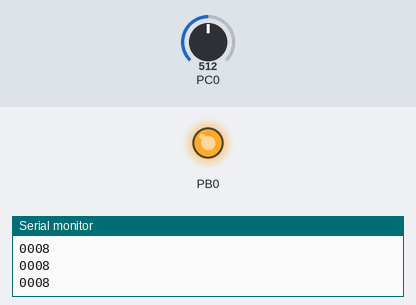
A program run on a simulated ATmega328P, built with avr-gcc and emulated at 16 MHz (the files do not name the chip). Shown: output pins drawn as LEDs (lit = HIGH), the last lines printed to the serial monitor. Inputs (shaded band) come from the test bench; at power-on: PC0 = 512.

Above: at 1.2 s.
1.3 s: PC0 set to 622
2.8 s: PC0 set to 657
At 3.9 s:
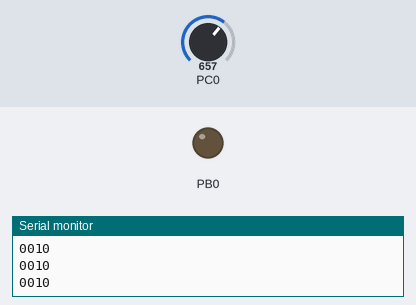
4.3 s: PC0 set to 511
At 4.9 s:
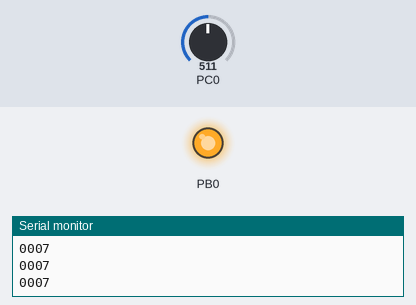
5.8 s: PC0 set to 716
At 7.2 s:
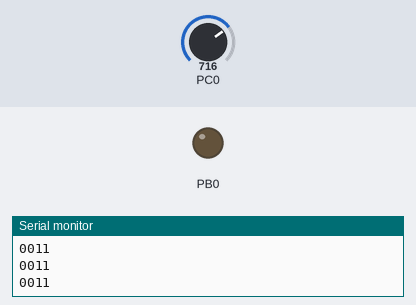
Timing chart, 0 to 8.3 s (numbered marks = the images above; inputs shaded):
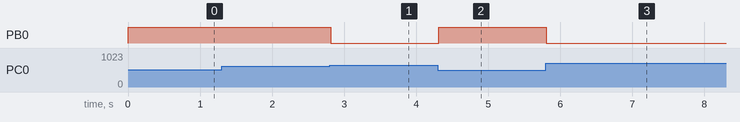

Measured:
- the behaviour switches between 639 and 640 on PC0 (found by bisection; images 0 and 1)
- after the input at 2.8 s, PB0: HIGH → LOW at once
- after the input at 4.3 s, PB0: LOW → HIGH at once
- after the input at 5.8 s, PB0: HIGH → LOW at once

The program:

main.c
```c
/*
 */

#define F_CPU 16000000UL

#include <avr/io.h>
#include <avr/delay.h>
#include <stdio.h>
#include "uart.h"

void adc_init (unsigned char channel)
{
    // 기준 전압 선택
    ADMUX |= 0x40;

    // 분주비
    ADCSRA |= 0x07;
    // ADC 활성화
    ADCSRA |= 0x80; // (1 << ADEN)
    // 트리거 설정 (자동 트리거)
    ADCSRA |= 0x20;

    // 변환 채널 선택
    ADMUX |= ((ADMUX & 0xE0) | channel);
    // ADC 변환 시작
    ADCSRA |= 0x40;
}

int read_adc (void)
{
    while (!(ADCSRA & 0x10))
    {
    ;
    }

    return ADC;
}

void int_to_string (int n, char *buf)
{
    sprintf(buf, "%04d", n);
    buf[4] = '\0';
}

int main(void)
{

    // Insert code

    int read;
    char buf[5];

    uart_init();
    adc_init(0);

    DDRB |= (1<<0);


    while(1)
    {
        read = (read_adc() >> 6);
        int_to_string(read, buf);
        uart_string_trans(buf);
        uart_string_trans("\n\r\0");
        if(read < 10)
        {
            PORTB |= (1 << 0);
        }
        else
            PORTB &= ~(1 << 0);
    }

    return 0;
}
```

uart.c
```c
#define F_CPU   16000000UL

#include "uart.h"

#define sbi(PORTX, BITX)    (PORTX |= (1 << BITX))
#define cbi(PORTX, BITX)    (PORTX &= ~(1 << BITX))

#define UART_BUF            (10)

// PC 와 보드가 양방향 통신을 수행할 수 있는 상태가 됨
void uart_init (void)
{
    //sbi (UCSR0A, U2X0)
    UCSR0A |= (1 << U2X0);

    UBRR0H = 0x00;
    UBRR0L = 207;

    UCSR0C |= 0x6;

    UCSR0B |= (1 << RXEN0);
    UCSR0B |= (1 << TXEN0);
    //sbi (UCSR0B, RXEN0);
    //sbi (UCSR0B, TXEN0);
}

unsigned char uart_recv (void)
{
    while (!(UCSR0A & (1 << RXC0)))
    {
        ;
    }

    return UDR0;
}

void uart_trans (char data)
{
    while (!(UCSR0A & (1 << UDRE0)))
    {
        ;
    }

    UDR0 = data;
}

void uart_string_trans (char *str)
{
    while (*str != '\0')
    {
        uart_trans(*str);
        str++;
    }
}

void uart_print (char *name, long val)
{
    char debug_buf[UART_BUF] = { '\0' };

    uart_string_trans(name);
    uart_string_trans(" = ");

    itoa((val), debug_buf, UART_BUF);
    uart_string_trans(debug_buf);
    uart_string_trans("\n");
}

int usart_tx_char (char ch, FILE *fp)
{
    return 0;
}

void uart_print_8bit_num (uint8_t no)
{
    char num_string[4] = "0";
    int i, index = 0;

    if(no > 0)
    {
        for (i = 0; no != 0; i++)
        {
            num_string[i] = no % 10 + '0';
            no = no / 10;
        }

        num_string[i] = '\0';
        index = i -1;

        for (i = index; i >= 0; i--)
        {
            uart_trans(num_string[i]);
        }
    }
}
```

uart.h
```c
#ifndef __UART_H__
#define __UART_H__

#include <avr/io.h>
#include <util/delay.h>
#include <stdio.h>
#include <stdlib.h>
#include <string.h>

void uart_init (void);
unsigned char uart_recv (void);
void uart_trans (char data);
void uart_string_trans (char *str);
void uart_print (char *name, long val);
int usart_tx_char (char ch, FILE *fp);
void uart_print_8bit_num (uint8_t);

#endif // __UART_H__
```
